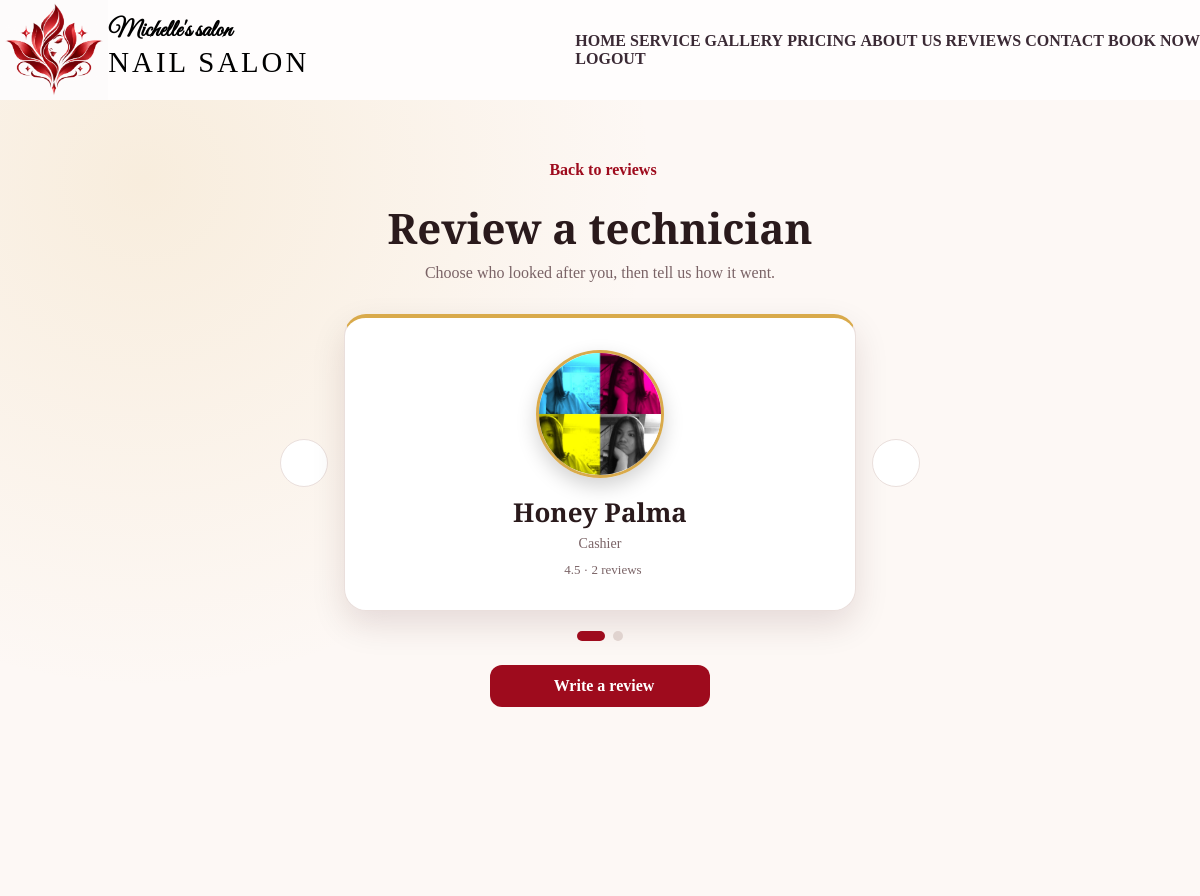
Screenshot of /reviews/new/ (signed in) with the database file from the repository.
### apiprojects/models.py (models this page shows, shortened)
class Staff(models.Model):
    user = models.OneToOneField(settings.AUTH_USER_MODEL, on_delete=models.SET_NULL, related_name="staff_profile", null=True, blank=True)
    name = models.CharField(max_length=100)
    role = models.CharField(max_length=60, blank=True)
    image = models.ImageField(upload_to="staff/")
    number = models.CharField(max_length=20, null=True, blank=True)
    location = models.CharField(max_length=100, null=True, blank=True)
    base_salary = models.DecimalField(max_digits=10, decimal_places=2, default=0)
    commission_rate = models.DecimalField(max_digits=4, decimal_places=2, default=0)
    class Meta:
        verbose_name_plural = "staff"

### apiprojects/views.py (the view, shortened to what this page needs)
# urls.py: path("reviews/new/", views.review_create, name="review_create"),
@login_required
def review_create(request):
    staff_members = list(
        Staff.objects
        .annotate(avg_rating=Avg("reviews__rating"), review_count=Count("reviews"))
        .order_by("name")
    )
    mine = {r.staff_id: r for r in Review.objects.filter(user=request.user)}
    for s in staff_members:
        existing = mine.get(s.pk)
        s.my_rating = existing.rating if existing else ""
        s.my_message = existing.message if existing else ""
    selected_id = request.GET.get("staff", "")
    form = ReviewForm()
    return render(request, "appointments/review_form.html", {
        "staff_members": staff_members,
        "form": form,
        "selected_id": selected_id,
    })

### apiprojects/templates/appointments/review_form.html (shortened to what this page needs)
{% extends 'appointments/urltemplate.html' %}
{% load static %}
{% block content %}
<link rel="stylesheet" href="{% static 'appointments/css/reviews.css' %}">
<div class="rv-page">
  <div class="rv-page__inner">
    <a class="rv-back" href="{% url 'homepage' %}#reviews">
      <iconify-icon icon="ph:arrow-left-bold"></iconify-icon> Back to reviews
    </a>
    <h1>Review a technician</h1>
    <p class="rv-page__sub">Choose who looked after you, then tell us how it went.</p>
    {% if staff_members %}
    <div class="rv-picker" id="rv-picker" tabindex="0"
         data-initial="{{ selected_id }}" data-bound="{% if form.is_bound %}1{% endif %}">
      <button type="button" class="rv-arrow" data-step="-1" aria-label="Previous staff member">
      </button>
      <div class="rv-stage">
        {% for s in staff_members %}
        <article class="rv-slide" data-staff-id="{{ s.pk }}" data-name="{{ s.name }}"
                 data-rating="{{ s.my_rating }}" data-message="{{ s.my_message }}" hidden>
          {% if s.image %}
            <img class="rv-slide__photo" src="{{ s.image.url }}" alt="{{ s.name }}">
          {% else %}
            <span class="rv-slide__photo rv-slide__photo--blank">{{ s.name|first|upper }}</span>
          {% endif %}
          <h2 class="rv-slide__name">{{ s.name }}</h2>
          <p class="rv-slide__role">{{ s.role|default:"Technician" }}</p>
          <p class="rv-slide__meta">
            {% if s.avg_rating %}{{ s.avg_rating|floatformat:1 }} · {{ s.review_count }} review{{ s.review_count|pluralize }}{% else %}No reviews yet{% endif %}
          </p>
        </article>
        {% endfor %}
      </div>
      <button type="button" class="rv-arrow" data-step="1" aria-label="Next staff member">
      </button>
    </div>
    <div class="rv-dots" id="rv-dots">
      {% for s in staff_members %}
        <button type="button" class="rv-dot" aria-label="Show {{ s.name }}"></button>
      {% endfor %}
    </div>
    <button type="button" class="rv-cta rv-open" id="rv-open">
      <iconify-icon icon="ph:pencil-simple-line-duotone"></iconify-icon> Write a review
    </button>
    {% else %}
      <p class="rv-empty">There are no staff members to review yet.</p>
    {% endif %}
  </div>
</div>
{% endblock %}

### apiprojects/static/appointments/css/style.css (style rules this page uses)
html { scroll-behavior: smooth; }
body { margin: 0; background: rgb(255, 255, 255); }

### apiprojects/static/appointments/css/reviews.css (style rules this page uses)
.rv, .rv-page { --rv-crimson: #9e0b1d; --rv-velvet: #6b0c1b; --rv-wine: #3a0711; --rv-gold: #d9aa4b; --rv-gold-deep: #8a6410; --rv-gold-light: #f3dca0; --rv-ink: #2a1a1c; --rv-muted: #7a6366; --rv-line: #eadfdc; --rv-gap: 24px; --rv-heading: "Playfair Display", Georgia, serif; color: var(--rv-ink); }
.rv *, .rv-page * { box-sizing: border-box; }
.rv-cta { display: inline-flex; align-items: center; justify-content: center; gap: 8px; padding: 12px 22px; border: 0; border-radius: 12px; background: var(--rv-crimson); font: inherit; font-weight: 700; color: #fff; text-decoration: none; cursor: pointer; transition: background .2s ease, transform .1s ease; }
.rv-page { display: flex; justify-content: center; min-height: calc(100vh - 140px); padding: 56px 20px 80px; background: radial-gradient(circle at 12% 10%, rgba(217, 170, 75, .14), transparent 40%), #fdf8f5; }
.rv-page__inner { width: 100%; max-width: 640px; text-align: center; }
.rv-back { display: inline-flex; align-items: center; gap: 6px; margin-bottom: 20px; font-weight: 600; color: var(--rv-crimson); text-decoration: none; }
.rv-page h1 { margin: 0 0 8px; font-family: var(--rv-heading); font-size: clamp(30px, 4vw, 42px); }
.rv-page__sub { margin: 0 0 32px; color: var(--rv-muted); }
.rv-picker { display: flex; align-items: center; gap: 16px; outline: none; }
.rv-arrow { flex: 0 0 auto; display: grid; place-items: center; width: 48px; height: 48px; border: 1px solid var(--rv-line); border-radius: 50%; background: #fff; font-size: 20px; color: var(--rv-crimson); cursor: pointer; transition: background .2s ease, color .2s ease, border-color .2s ease; }
.rv-stage { flex: 1; min-width: 0; padding: 32px 24px; background: #fff; border: 1px solid var(--rv-line); border-top: 4px solid var(--rv-gold); border-radius: 22px; box-shadow: 0 14px 34px rgba(58, 7, 17, .12); }
.rv-slide { display: flex; flex-direction: column; align-items: center; gap: 6px; animation: rv-fade .35s ease; }
.rv-slide__photo { width: 128px; height: 128px; margin-bottom: 10px; border: 3px solid var(--rv-gold); border-radius: 50%; object-fit: cover; box-shadow: 0 8px 20px rgba(0, 0, 0, .18); }
.rv-slide__name { margin: 0; font-family: var(--rv-heading); font-size: 26px; }
.rv-slide__role { margin: 0; font-size: 14px; color: var(--rv-muted); }
.rv-slide__meta { display: inline-flex; align-items: center; gap: 6px; margin: 4px 0 0; font-size: 13px; color: var(--rv-muted); }
.rv-dots { display: flex; justify-content: center; gap: 8px; margin: 20px 0 24px; }
.rv-dot { width: 10px; height: 10px; padding: 0; border: 0; border-radius: 999px; background: #e0d3cf; cursor: pointer; transition: width .25s ease, background .25s ease; }
.rv-dot.is-current { width: 28px; background: var(--rv-crimson); }
.rv-open { min-width: 220px; }

### rows the page displays
Staff: image (picture), name "Honey Palma", role "Cashier", avg_rating "4.5", review_count "2"
